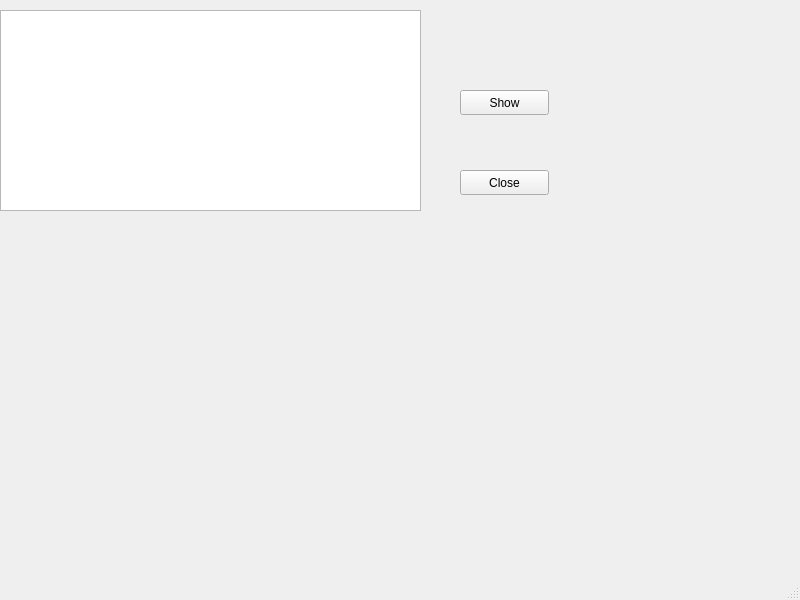
<?xml version="1.0" encoding="UTF-8"?>
<ui version="4.0">
 <class>MainWindow</class>
 <widget class="QMainWindow" name="MainWindow">
  <property name="geometry">
   <rect>
    <x>0</x>
    <y>0</y>
    <width>800</width>
    <height>600</height>
   </rect>
  </property>
  <property name="windowTitle">
   <string>MainWindow</string>
  </property>
  <widget class="QWidget" name="centralwidget">
   <widget class="QPushButton" name="ButtonShow">
    <property name="geometry">
     <rect>
      <x>460</x>
      <y>90</y>
      <width>89</width>
      <height>25</height>
     </rect>
    </property>
    <property name="text">
     <string>Show</string>
    </property>
   </widget>
   <widget class="QPushButton" name="ButtonClose">
    <property name="geometry">
     <rect>
      <x>460</x>
      <y>170</y>
      <width>89</width>
      <height>25</height>
     </rect>
    </property>
    <property name="text">
     <string>Close</string>
    </property>
   </widget>
   <widget class="QTextEdit" name="textEdit">
    <property name="geometry">
     <rect>
      <x>0</x>
      <y>10</y>
      <width>421</width>
      <height>201</height>
     </rect>
    </property>
   </widget>
  </widget>
  <widget class="QMenuBar" name="menubar">
   <property name="geometry">
    <rect>
     <x>0</x>
     <y>0</y>
     <width>800</width>
     <height>22</height>
    </rect>
   </property>
  </widget>
  <widget class="QStatusBar" name="statusbar"/>
 </widget>
 <resources/>
 <connections/>
</ui>
